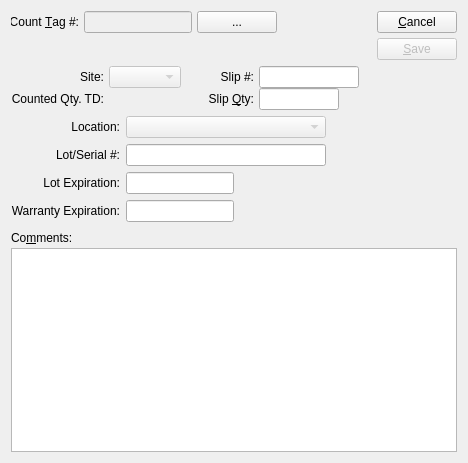
<ui version="4.0" >
 <author></author>
 <comment>This file is part of the xTuple ERP: PostBooks Edition, a free and
open source Enterprise Resource Planning software suite,
Copyright (c) 1999-2010 by OpenMFG LLC, d/b/a xTuple.
It is licensed to you under the Common Public Attribution License
version 1.0, the full text of which (including xTuple-specific Exhibits)
is available at www.xtuple.com/CPAL.  By using this software, you agree
to be bound by its terms.</comment>
 <class>countSlip</class>
 <widget class="QDialog" name="countSlip" >
  <property name="geometry" >
   <rect>
    <x>0</x>
    <y>0</y>
    <width>468</width>
    <height>463</height>
   </rect>
  </property>
  <property name="windowTitle" >
   <string>Count Slip</string>
  </property>
  <layout class="QGridLayout" >
   <item row="0" column="0" colspan="2" >
    <layout class="QHBoxLayout" >
     <property name="spacing" >
      <number>7</number>
     </property>
     <item>
      <layout class="QVBoxLayout" >
       <property name="spacing" >
        <number>5</number>
       </property>
       <item>
        <layout class="QHBoxLayout" >
         <property name="spacing" >
          <number>5</number>
         </property>
         <item>
          <widget class="QLabel" name="_countTagNumberLit" >
           <property name="text" >
            <string>Count &amp;Tag #:</string>
           </property>
           <property name="alignment" >
            <set>Qt::AlignRight|Qt::AlignTrailing|Qt::AlignVCenter</set>
           </property>
           <property name="buddy" >
            <cstring>_countTagList</cstring>
           </property>
          </widget>
         </item>
         <item>
          <widget class="XLineEdit" name="_countTagNumber" >
           <property name="enabled" >
            <bool>false</bool>
           </property>
          </widget>
         </item>
         <item>
          <widget class="QPushButton" name="_countTagList" >
           <property name="text" >
            <string>...</string>
           </property>
          </widget>
         </item>
         <item>
          <spacer>
           <property name="orientation" >
            <enum>Qt::Horizontal</enum>
           </property>
           <property name="sizeType" >
            <enum>QSizePolicy::Preferred</enum>
           </property>
           <property name="sizeHint" >
            <size>
             <width>20</width>
             <height>20</height>
            </size>
           </property>
          </spacer>
         </item>
        </layout>
       </item>
       <item>
        <widget class="ItemCluster" name="_item" >
         <property name="focusPolicy" >
          <enum>Qt::StrongFocus</enum>
         </property>
        </widget>
       </item>
      </layout>
     </item>
     <item>
      <layout class="QHBoxLayout" >
       <property name="spacing" >
        <number>0</number>
       </property>
       <item>
        <spacer>
         <property name="orientation" >
          <enum>Qt::Horizontal</enum>
         </property>
         <property name="sizeType" >
          <enum>QSizePolicy::Expanding</enum>
         </property>
         <property name="sizeHint" >
          <size>
           <width>20</width>
           <height>20</height>
          </size>
         </property>
        </spacer>
       </item>
       <item>
        <layout class="QVBoxLayout" >
         <property name="spacing" >
          <number>5</number>
         </property>
         <item>
          <widget class="QPushButton" name="_close" >
           <property name="text" >
            <string>&amp;Cancel</string>
           </property>
          </widget>
         </item>
         <item>
          <widget class="QPushButton" name="_save" >
           <property name="enabled" >
            <bool>false</bool>
           </property>
           <property name="text" >
            <string>&amp;Save</string>
           </property>
           <property name="default" >
            <bool>true</bool>
           </property>
          </widget>
         </item>
         <item>
          <spacer>
           <property name="orientation" >
            <enum>Qt::Vertical</enum>
           </property>
           <property name="sizeType" >
            <enum>QSizePolicy::Expanding</enum>
           </property>
           <property name="sizeHint" >
            <size>
             <width>20</width>
             <height>0</height>
            </size>
           </property>
          </spacer>
         </item>
        </layout>
       </item>
      </layout>
     </item>
    </layout>
   </item>
   <item row="1" column="0" colspan="2" >
    <layout class="QHBoxLayout" >
     <property name="spacing" >
      <number>0</number>
     </property>
     <item>
      <layout class="QHBoxLayout" >
       <property name="spacing" >
        <number>7</number>
       </property>
       <item>
        <layout class="QHBoxLayout" >
         <property name="spacing" >
          <number>5</number>
         </property>
         <item>
          <layout class="QVBoxLayout" >
           <property name="spacing" >
            <number>0</number>
           </property>
           <item>
            <widget class="QLabel" name="_warehouseLit" >
             <property name="text" >
              <string>Site:</string>
             </property>
             <property name="alignment" >
              <set>Qt::AlignRight|Qt::AlignTrailing|Qt::AlignVCenter</set>
             </property>
            </widget>
           </item>
           <item>
            <widget class="QLabel" name="_countedQtyTDLit" >
             <property name="text" >
              <string>Counted Qty. TD:</string>
             </property>
             <property name="alignment" >
              <set>Qt::AlignRight|Qt::AlignTrailing|Qt::AlignVCenter</set>
             </property>
             <property name="buddy" >
              <cstring>_qty</cstring>
             </property>
            </widget>
           </item>
          </layout>
         </item>
         <item>
          <layout class="QVBoxLayout" >
           <property name="spacing" >
            <number>0</number>
           </property>
           <item>
            <layout class="QHBoxLayout" >
             <property name="spacing" >
              <number>0</number>
             </property>
             <item>
              <widget class="WComboBox" name="_warehouse" >
               <property name="enabled" >
                <bool>false</bool>
               </property>
              </widget>
             </item>
             <item>
              <spacer>
               <property name="orientation" >
                <enum>Qt::Horizontal</enum>
               </property>
               <property name="sizeType" >
                <enum>QSizePolicy::Preferred</enum>
               </property>
               <property name="sizeHint" >
                <size>
                 <width>20</width>
                 <height>20</height>
                </size>
               </property>
              </spacer>
             </item>
            </layout>
           </item>
           <item>
            <widget class="QLabel" name="_countedQtyTD" >
             <property name="text" >
              <string/>
             </property>
             <property name="alignment" >
              <set>Qt::AlignRight|Qt::AlignTrailing|Qt::AlignVCenter</set>
             </property>
            </widget>
           </item>
          </layout>
         </item>
        </layout>
       </item>
       <item>
        <layout class="QHBoxLayout" >
         <property name="spacing" >
          <number>5</number>
         </property>
         <item>
          <layout class="QVBoxLayout" >
           <property name="spacing" >
            <number>0</number>
           </property>
           <item>
            <widget class="QLabel" name="_slipNumberLit" >
             <property name="text" >
              <string>Slip #:</string>
             </property>
             <property name="alignment" >
              <set>Qt::AlignRight|Qt::AlignTrailing|Qt::AlignVCenter</set>
             </property>
            </widget>
           </item>
           <item>
            <widget class="QLabel" name="_qtyLit" >
             <property name="text" >
              <string>Slip &amp;Qty:</string>
             </property>
             <property name="alignment" >
              <set>Qt::AlignRight|Qt::AlignTrailing|Qt::AlignVCenter</set>
             </property>
             <property name="buddy" >
              <cstring>_qty</cstring>
             </property>
            </widget>
           </item>
          </layout>
         </item>
         <item>
          <layout class="QVBoxLayout" >
           <property name="spacing" >
            <number>0</number>
           </property>
           <item>
            <widget class="XLineEdit" name="_number" >
             <property name="maximumSize" >
              <size>
               <width>100</width>
               <height>32767</height>
              </size>
             </property>
             <property name="alignment" >
              <set>Qt::AlignLeading</set>
             </property>
            </widget>
           </item>
           <item>
            <widget class="XLineEdit" name="_qty" >
             <property name="maximumSize" >
              <size>
               <width>80</width>
               <height>32767</height>
              </size>
             </property>
             <property name="alignment" >
              <set>Qt::AlignRight</set>
             </property>
            </widget>
           </item>
          </layout>
         </item>
        </layout>
       </item>
      </layout>
     </item>
     <item>
      <spacer>
       <property name="orientation" >
        <enum>Qt::Horizontal</enum>
       </property>
       <property name="sizeType" >
        <enum>QSizePolicy::Expanding</enum>
       </property>
       <property name="sizeHint" >
        <size>
         <width>20</width>
         <height>20</height>
        </size>
       </property>
      </spacer>
     </item>
    </layout>
   </item>
   <item row="2" column="0" >
    <layout class="QGridLayout" >
     <item row="0" column="0" >
      <widget class="QLabel" name="_locationLit" >
       <property name="text" >
        <string>Location:</string>
       </property>
       <property name="alignment" >
        <set>Qt::AlignRight|Qt::AlignTrailing|Qt::AlignVCenter</set>
       </property>
      </widget>
     </item>
     <item row="0" column="1" >
      <widget class="XComboBox" name="_location" >
       <property name="enabled" >
        <bool>false</bool>
       </property>
      </widget>
     </item>
     <item row="1" column="0" >
      <widget class="QLabel" name="_lotSerialLit" >
       <property name="text" >
        <string>Lot/Serial #:</string>
       </property>
       <property name="alignment" >
        <set>Qt::AlignRight|Qt::AlignTrailing|Qt::AlignVCenter</set>
       </property>
      </widget>
     </item>
     <item row="1" column="1" >
      <widget class="XLineEdit" name="_lotSerial" >
       <property name="minimumSize" >
        <size>
         <width>200</width>
         <height>0</height>
        </size>
       </property>
       <property name="alignment" >
        <set>Qt::AlignLeading</set>
       </property>
      </widget>
     </item>
     <item row="2" column="0" >
      <widget class="QLabel" name="label" >
       <property name="text" >
        <string>Lot Expiration:</string>
       </property>
       <property name="alignment" >
        <set>Qt::AlignRight|Qt::AlignTrailing|Qt::AlignVCenter</set>
       </property>
      </widget>
     </item>
     <item row="2" column="1" >
      <layout class="QHBoxLayout" >
       <item>
        <widget class="DLineEdit" name="_expiration" />
       </item>
       <item>
        <spacer>
         <property name="orientation" >
          <enum>Qt::Horizontal</enum>
         </property>
         <property name="sizeType" >
          <enum>QSizePolicy::Expanding</enum>
         </property>
         <property name="sizeHint" >
          <size>
           <width>30</width>
           <height>16</height>
          </size>
         </property>
        </spacer>
       </item>
      </layout>
     </item>
     <item row="3" column="0" >
      <widget class="QLabel" name="label_2" >
       <property name="text" >
        <string>Warranty Expiration:</string>
       </property>
       <property name="alignment" >
        <set>Qt::AlignRight|Qt::AlignTrailing|Qt::AlignVCenter</set>
       </property>
      </widget>
     </item>
     <item row="3" column="1" >
      <layout class="QHBoxLayout" >
       <item>
        <widget class="DLineEdit" name="_warranty" />
       </item>
       <item>
        <spacer>
         <property name="orientation" >
          <enum>Qt::Horizontal</enum>
         </property>
         <property name="sizeType" >
          <enum>QSizePolicy::Expanding</enum>
         </property>
         <property name="sizeHint" >
          <size>
           <width>30</width>
           <height>16</height>
          </size>
         </property>
        </spacer>
       </item>
      </layout>
     </item>
    </layout>
   </item>
   <item row="2" column="1" >
    <spacer>
     <property name="orientation" >
      <enum>Qt::Horizontal</enum>
     </property>
     <property name="sizeHint" >
      <size>
       <width>40</width>
       <height>20</height>
      </size>
     </property>
    </spacer>
   </item>
   <item row="3" column="0" colspan="2" >
    <widget class="QFrame" name="frame" >
     <property name="sizePolicy" >
      <sizepolicy vsizetype="Expanding" hsizetype="Preferred" >
       <horstretch>0</horstretch>
       <verstretch>1</verstretch>
      </sizepolicy>
     </property>
     <property name="frameShape" >
      <enum>QFrame::NoFrame</enum>
     </property>
     <property name="frameShadow" >
      <enum>QFrame::Plain</enum>
     </property>
     <layout class="QVBoxLayout" >
      <property name="spacing" >
       <number>0</number>
      </property>
      <property name="leftMargin" >
       <number>0</number>
      </property>
      <property name="topMargin" >
       <number>0</number>
      </property>
      <property name="rightMargin" >
       <number>0</number>
      </property>
      <property name="bottomMargin" >
       <number>0</number>
      </property>
      <item>
       <widget class="QLabel" name="_commentsLit" >
        <property name="sizePolicy" >
         <sizepolicy vsizetype="Fixed" hsizetype="Expanding" >
          <horstretch>0</horstretch>
          <verstretch>0</verstretch>
         </sizepolicy>
        </property>
        <property name="minimumSize" >
         <size>
          <width>0</width>
          <height>20</height>
         </size>
        </property>
        <property name="text" >
         <string>Co&amp;mments:</string>
        </property>
        <property name="alignment" >
         <set>Qt::AlignLeading|Qt::AlignLeft|Qt::AlignVCenter</set>
        </property>
        <property name="buddy" >
         <cstring>_comments</cstring>
        </property>
       </widget>
      </item>
      <item>
       <widget class="QTextEdit" name="_comments" />
      </item>
     </layout>
    </widget>
   </item>
  </layout>
 </widget>
 <layoutdefault spacing="6" margin="11" />
 <pixmapfunction>qPixmapFromMimeSource</pixmapfunction>
 <customwidgets>
  <customwidget>
   <class>DLineEdit</class>
   <extends>XLineEdit</extends>
   <header>datecluster.h</header>
  </customwidget>
  <customwidget>
   <class>ItemCluster</class>
   <extends>QWidget</extends>
   <header>itemcluster.h</header>
  </customwidget>
  <customwidget>
   <class>WComboBox</class>
   <extends>XComboBox</extends>
   <header>wcombobox.h</header>
  </customwidget>
  <customwidget>
   <class>XComboBox</class>
   <extends>QComboBox</extends>
   <header>xcombobox.h</header>
  </customwidget>
  <customwidget>
   <class>XLineEdit</class>
   <extends>QLineEdit</extends>
   <header>xlineedit.h</header>
  </customwidget>
 </customwidgets>
 <tabstops>
  <tabstop>_countTagNumber</tabstop>
  <tabstop>_countTagList</tabstop>
  <tabstop>_item</tabstop>
  <tabstop>_warehouse</tabstop>
  <tabstop>_number</tabstop>
  <tabstop>_qty</tabstop>
  <tabstop>_location</tabstop>
  <tabstop>_lotSerial</tabstop>
  <tabstop>_expiration</tabstop>
  <tabstop>_warranty</tabstop>
  <tabstop>_comments</tabstop>
  <tabstop>_close</tabstop>
  <tabstop>_save</tabstop>
 </tabstops>
 <resources/>
 <connections>
  <connection>
   <sender>_close</sender>
   <signal>clicked()</signal>
   <receiver>countSlip</receiver>
   <slot>reject()</slot>
   <hints>
    <hint type="sourcelabel" >
     <x>20</x>
     <y>20</y>
    </hint>
    <hint type="destinationlabel" >
     <x>20</x>
     <y>20</y>
    </hint>
   </hints>
  </connection>
  <connection>
   <sender>_item</sender>
   <signal>valid(bool)</signal>
   <receiver>_save</receiver>
   <slot>setEnabled(bool)</slot>
   <hints>
    <hint type="sourcelabel" >
     <x>20</x>
     <y>20</y>
    </hint>
    <hint type="destinationlabel" >
     <x>20</x>
     <y>20</y>
    </hint>
   </hints>
  </connection>
  <connection>
   <sender>_item</sender>
   <signal>warehouseIdChanged(int)</signal>
   <receiver>_warehouse</receiver>
   <slot>setId(int)</slot>
   <hints>
    <hint type="sourcelabel" >
     <x>20</x>
     <y>20</y>
    </hint>
    <hint type="destinationlabel" >
     <x>20</x>
     <y>20</y>
    </hint>
   </hints>
  </connection>
 </connections>
</ui>
